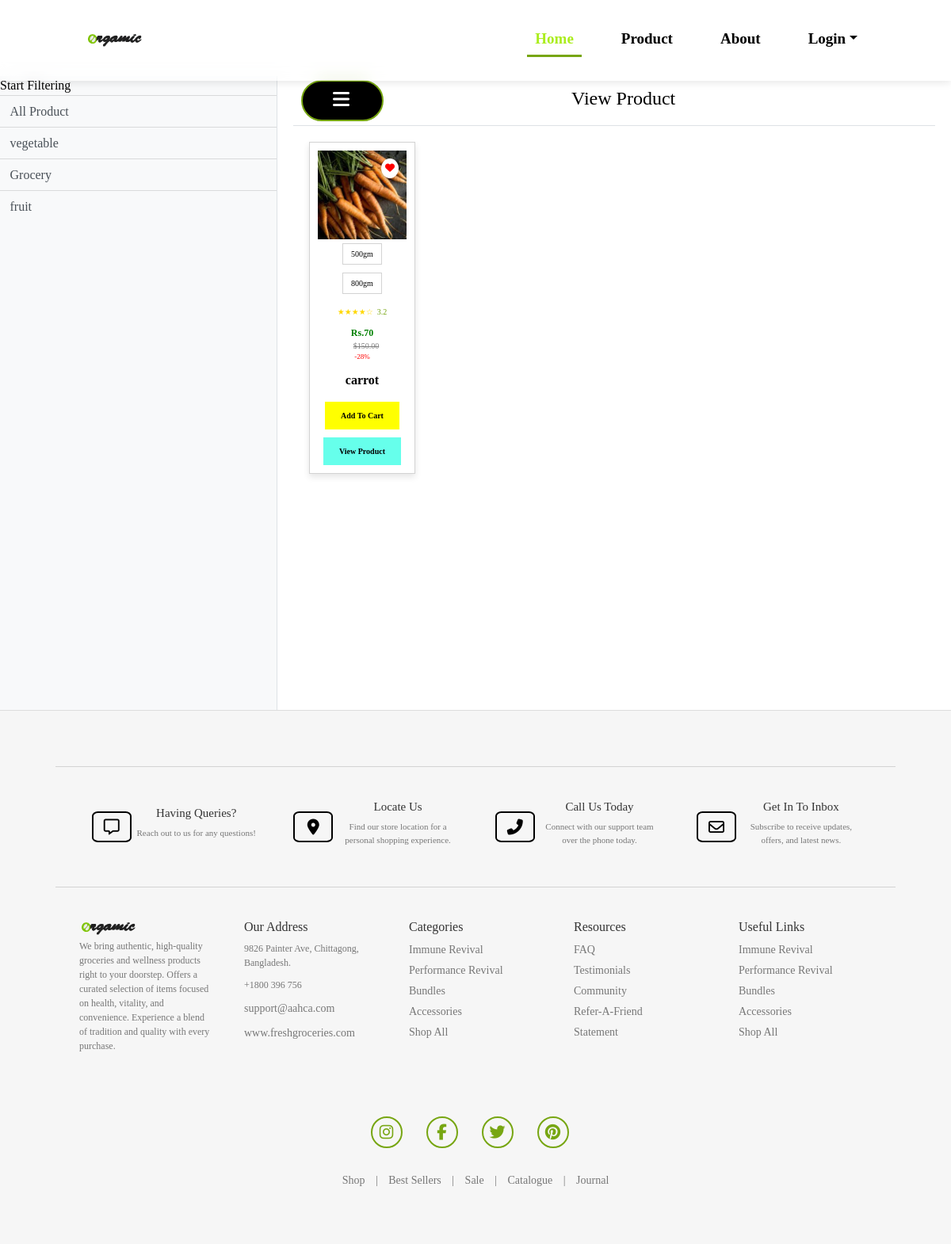
Page /products/0/ on the earlier database version.
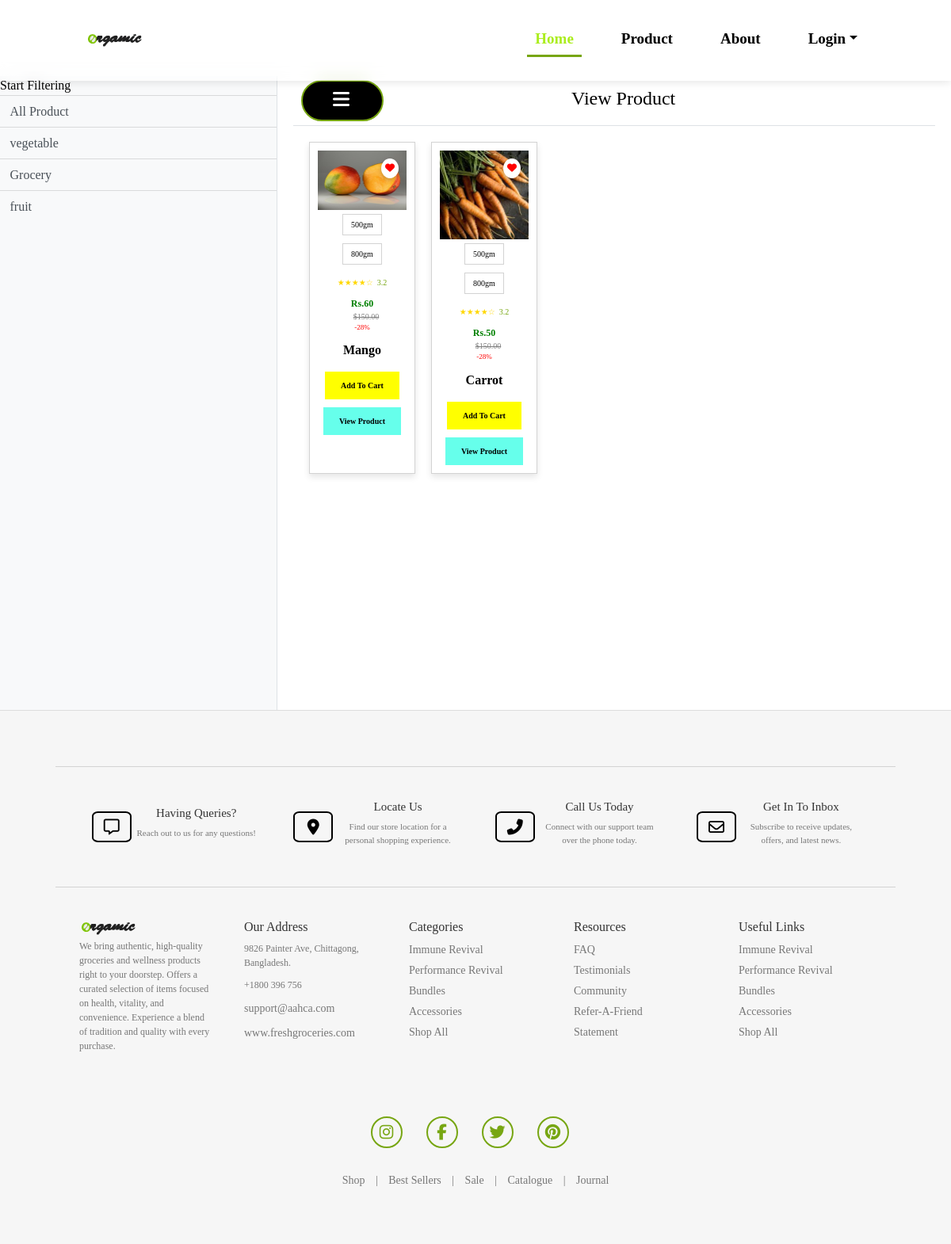
Same page on the later database version.
### groceryapp/models.py (models this page shows, shortened)
class Category(models.Model):
    name = models.CharField(max_length=100, null=True, blank=True)
    created = models.DateTimeField(default=now)

class Product(models.Model):
    category = models.ForeignKey(Category, on_delete=models.CASCADE, null=True, blank=True)
    name = models.CharField(max_length=100, null=True, blank=True)
    image = models.FileField(null=True, blank=True)
    description = models.TextField(null=True, blank=True)
    price = models.CharField(max_length=100, null=True, blank=True)
    discount = models.CharField(max_length=100, null=True, blank=True)
    updated = models.DateTimeField(auto_now=True)
    created = models.DateTimeField(auto_now_add=True)

### groceryapp/views.py (the view)
# urls.py: path('products/<int:pid>/', products, name="products"),
def products(request,pid):
    if pid == 0:
        product = Product.objects.all()
    else:
        category = Category.objects.get(id=pid)
        product = Product.objects.filter(category=category)
    allcategory = Category.objects.all()
    return render(request, "products.html", locals())

### groceryapp/templates/products.html
{% extends 'main.html' %}
{% load static %}
{% block body %}
<link rel="stylesheet" href="https://maxcdn.bootstrapcdn.com/bootstrap/4.3.1/css/bootstrap.min.css">
<link rel="stylesheet" href="{% static 'style.css' %}">
<div class="products-layout" style="display: grid; grid-template-columns: 350px 1fr; height: 100vh; overflow: hidden; margin-top: 8%;">
    <div class="sidebar bg-light border-right" style="font-size: medium;">
      <div class="sidebar-heading">Start Filtering</div>
      <div class="list-group list-group-flush">
        <a href="{% url 'products' 0 %}" class="list-group-item list-group-item-action bg-light">
          All Product
        </a>
        {% for i in allcategory %}
        <a href="{% url 'products' i.id %}" class="list-group-item list-group-item-action bg-light">
          {{ i.name }}
        </a>
        {% endfor %}
      </div>
    </div>
    <div class="product-section">
      <nav class="navbar navbar-expand-lg navbar-light border-bottom">
        <button class="btn btn-primary" id="menu-toggle">
          <i class="fa fa-bars"></i>
        </button>
        <h3 style="color: black; margin-left:30%; font-size: x-large;">View {{ category.name }} Product</h3>
      </nav>
      <div class="products-container">
        {% for j in product %}
        <div class="product-card">
          <div class="image-container">
            <img src="{{ j.image.url }}" alt="Product Image" class="product-image">
            <div class="heart-icon">
              <i class="fas fa-heart"></i>
            </div>
          </div>
          <div class="product-details">
            <div class="weight-options">
              <button>500gm</button>
              <button>800gm</button>
            </div>
            <div class="product-rating">
              <div class="stars">★★★★☆</div>
              <span>3.2</span>
            </div>
            <div class="product-price">
              <span class="current-price">Rs.{{ j.price }}</span>
              <span class="original-price">$150.00</span>
              <span class="discount">-28%</span>
            </div>
            <p class="product-name">{{ j.name }}</p>
            <a href="/add-to-cart/{{j.id}}/">
              <button class="add-to-cart-btn">Add To Cart</button>
            </a>
            <a href="/product-detail/{{j.id}}/" >
              <button class="view-product-btn" style="background-color: #00ffde99;">View Product</button>
            </a>
          </div>
        </div>
        {% empty %}
        <div class="no-products">
          <img src="{% static 'images/empty.jpg' %}" alt="No Products Available">
        </div>
        {% endfor %}
      </div>
    </div>
  </div>
{% endblock %}

Differences in the rows shown:
removed Product: image (picture), price "70", name "carrot"
added Product: image (picture), price "60", name "Mango"
added Product: image (picture), price "50", name "Carrot"
